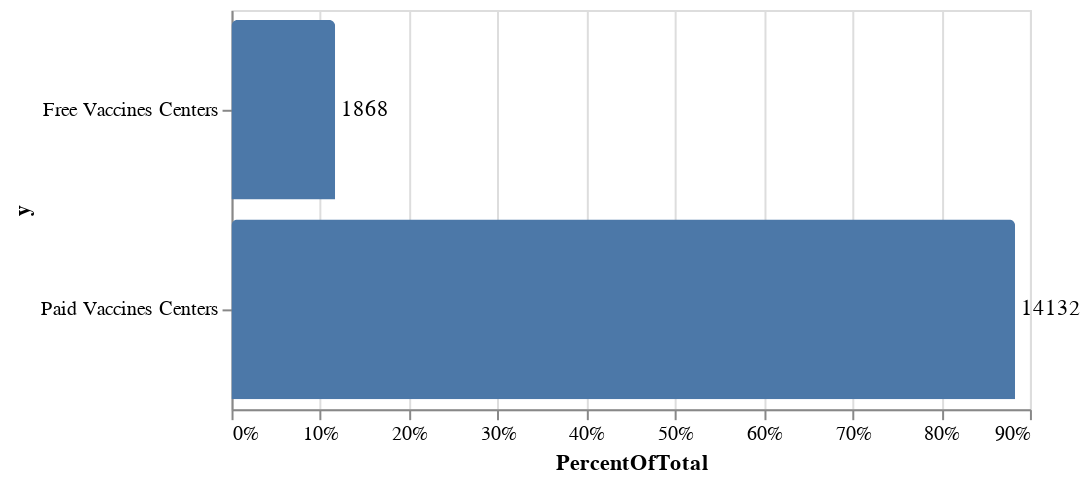

The code cell stored with this chart in its notebook:
### Code cell
#Lets Find out how many 18-45 range people would be able to get the vaccine for free ?
sessions_for_below_45 = session_center_district_df\
[session_center_district_df["min_age_limit"] <45]

sessions_for_below_45_free_fee_type_count = len(sessions_for_below_45[sessions_for_below_45["fee_type"]=="Free"])
sessions_for_below_45_not_free_fee_type_count = len(sessions_for_below_45) - sessions_for_below_45_free_fee_type_count
sessions_for_below_45_not_free_fee_type_count, sessions_for_below_45_free_fee_type_count

source = pd.DataFrame({
    "y":["Free Vaccines Centers","Paid Vaccines Centers"],
    "x":[sessions_for_below_45_not_free_fee_type_count,sessions_for_below_45_free_fee_type_count]
})

bars = alt.Chart(source).transform_joinaggregate(
    TotalX='sum(x)',
).transform_calculate(
    PercentOfTotal="datum.x / datum.TotalX"
).mark_bar(
    cornerRadiusTopLeft=3,
    cornerRadiusTopRight=3
).encode(
    alt.X('PercentOfTotal:Q', axis=alt.Axis(format='.0%')),
    y='y',
)

text = bars.mark_text(
    align='left',
    baseline='middle',
    dx=3  # Nudges text to right so it doesn't appear on top of the bar
).encode(
    text='x'
)

(bars+text).properties(height=200)

### Figure 1 — Vega-Lite specification as saved in the notebook (floating-point values rounded to 4 significant figures)
{"config": {"view": {"continuousWidth": 400, "continuousHeight": 300}}, "layer": [{"mark": {"type": "bar", "cornerRadiusTopLeft": 3, "cornerRadiusTopRight": 3}, "encoding": {"x": {"type": "quantitative", "axis": {"format": ".0%"}, "field": "PercentOfTotal"}, "y": {"type": "nominal", "field": "y"}}, "transform": [{"joinaggregate": [{"op": "sum", "field": "x", "as": "TotalX"}]}, {"calculate": "datum.x / datum.TotalX", "as": "PercentOfTotal"}]}, {"mark": {"type": "text", "align": "left", "baseline": "middle", "dx": 3}, "encoding": {"text": {"type": "quantitative", "field": "x"}, "x": {"type": "quantitative", "axis": {"format": ".0%"}, "field": "PercentOfTotal"}, "y": {"type": "nominal", "field": "y"}}, "transform": [{"joinaggregate": [{"op": "sum", "field": "x", "as": "TotalX"}]}, {"calculate": "datum.x / datum.TotalX", "as": "PercentOfTotal"}]}], "data": {"name": "data-3b2c2005e4b1d3639ad86887557484b8"}, "height": 200, "$schema": "https://vega.github.io/schema/vega-lite/v4.8.1.json", "datasets": {"data-3b2c2005e4b1d3639ad86887557484b8": [{"y": "Free Vaccines Centers", "x": 1868}, {"y": "Paid Vaccines Centers", "x": 14132}]}}
